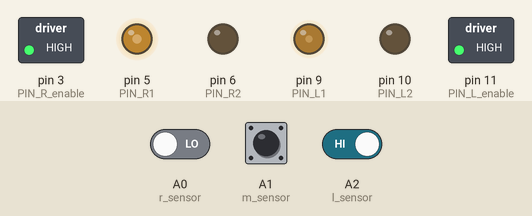
Bench run of a sketch on a simulated Arduino Uno, built with avr-gcc and run on an emulated ATmega328P. On the bench: switched loads named in the sketch (green lamp = pin HIGH), output pins drawn as LEDs (lit = HIGH). The inputs (shaded band) are chosen by the test bench; at power-on: A0 (r_sensor) LOW, A2 (l_sensor) HIGH, A1 (m_sensor) LOW.

Above: at 1.2 s.
1.3 s: A0 (r_sensor) driven HIGH
At 2.2 s:
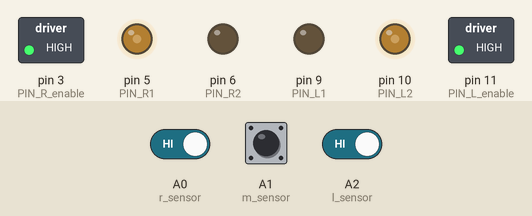
2.8 s: A2 (l_sensor) driven LOW
At 3.6 s:
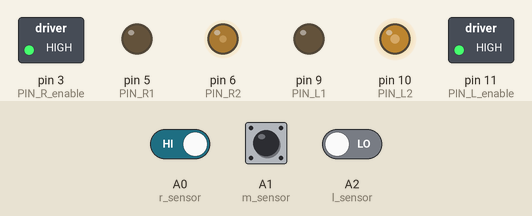
4.3 s: A1 (m_sensor) pulsed HIGH 5 times (0.12 s each, 0.3 s apart)
Timing chart, 0 to 7.3 s (numbered marks = the images above; inputs shaded):
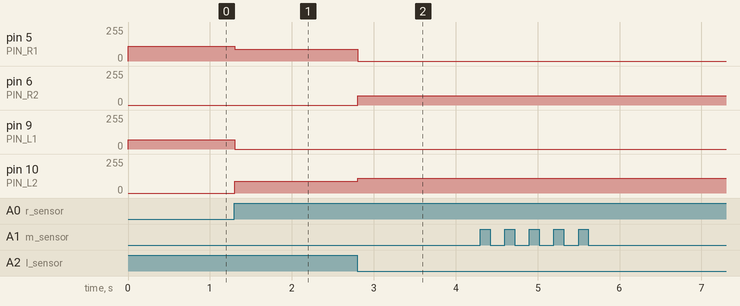

The sketch:

sketch_line_follower.ino
```cpp
// Setup Motor A (front and rear) pins
#define PIN_R1 5
#define PIN_R2 6
#define PIN_R_enable 3

// Setup Motor B (front and rear) pins
#define PIN_L1 9
#define PIN_L2 10
#define PIN_L_enable 11


//line follower
#define r_sensor A0
#define m_sensor A1
#define l_sensor A2
#define MAX 90
#define kp 15
#define kd 5

int speedA =MAX ;int speedB =MAX;
int lasterror = 0;
int error = 0;

void setup() {
  // Configure the pin modes for each drive motor
  pinMode (PIN_R1, OUTPUT);
  pinMode (PIN_R2, OUTPUT);
  pinMode (PIN_L1, OUTPUT);
  pinMode (PIN_L2, OUTPUT);
  pinMode (PIN_R_enable, OUTPUT);
  pinMode (PIN_L_enable, OUTPUT);
  digitalWrite (PIN_L_enable, HIGH);
  digitalWrite (PIN_R_enable, HIGH);
  //line follower setup
  pinMode (r_sensor, INPUT);
  pinMode (m_sensor, INPUT);
  pinMode (l_sensor, INPUT);
}

void loop() {
followLine();

}
// Create motor functions

void motorAforward(int speed) {
  analogWrite (PIN_R1, speed);
  digitalWrite (PIN_R2, LOW);
}
void motorBforward(int speed) {
  digitalWrite (PIN_L1, LOW);
  analogWrite (PIN_L2, speed);
}
void motorAbackward(int speed) {
  digitalWrite (PIN_R1, LOW);
  analogWrite (PIN_R2, speed);
}
void motorBbackward(int speed) {
  analogWrite (PIN_L1, speed);
  digitalWrite (PIN_L2, LOW);
}
void motorAstop() {
  digitalWrite (PIN_R1, HIGH);
  digitalWrite (PIN_R2, HIGH);
}
void motorBstop() {
  digitalWrite (PIN_L1, HIGH);
  digitalWrite (PIN_L2, HIGH);
}
void motorAcoast() {
  digitalWrite (PIN_R1, LOW);
  digitalWrite (PIN_R2, LOW);
}
void motorBcoast() {
  digitalWrite (PIN_L1, LOW);
  digitalWrite (PIN_L2, LOW);
}

// Setup movement functions

void forward (int duration, int speed) {
  motorAforward(speed);
  motorBforward(speed);
  delay (duration);
}
void backward (int duration, int speed) {
  motorAbackward(speed);
  motorBbackward(speed);
  delay (duration);
}
void left (int duration, int speedA, int speedB) {
  motorAbackward(speedA);
  motorBforward(speedB);
  delay (duration);
}
void right (int duration, int speedA, int speedB) {
  motorAforward(speedA);
  motorBbackward(speedB);
  delay (duration);
}
void coast (int duration) {
  motorAcoast();
  motorBcoast();
  delay (duration);
}
void breakRobot (int duration) {
  motorAstop();
  motorBstop();
  delay (duration);
}
void followLine(){
 int sensor_R = digitalRead(r_sensor);
  int sensor_M = digitalRead(m_sensor);
  int sensor_L = digitalRead(l_sensor);
  lasterror = error;
   if(error == -1){
      right(1,speedA,speedB);
    }
    else if (error == 1 ){
      left(1,speedA,speedB);
    }
    else if(error == 0){
      forward(1,MAX);
    }
  if(sensor_R == 1 && sensor_M == 1 && sensor_L == 0){
    error = 2;
  }else if(sensor_R == 1 && sensor_M == 0 && sensor_L == 0){
    error = 1;
  }else if(sensor_R == 1 && sensor_M == 0 && sensor_L == 1){
    error = 0;
  }else if(sensor_R == 0 && sensor_M == 0 && sensor_L == 1){
    error = -1;
  }else if(sensor_R == 0 && sensor_M == 1 && sensor_L == 1){
    error = -2;
  }else if(sensor_R == 1 && sensor_M == 1 && sensor_L == 1){
    error = 0;}
  if(error == -1){
      right(1,speedA,speedB);
    }
    else if (error == 1 ){
      left(1,speedA,speedB);
    }
    else if(error == 0){
      forward(1,MAX);
    }


 ////////////////////////////////  INVERTED LOGIC     MOTORA --- > right
 speedA = MAX - error*kp - kd*lasterror;
 speedB = MAX + error*kp + kd*lasterror;
    }
```

Measured:
- after the input at 1.3 s, pin 5 (PIN_R1): 110/255 → 90/255 at once; pin 9 (PIN_L1): 70/255 → 0/255 at once; pin 10 (PIN_L2): 0/255 → 90/255 at once
- after the input at 2.8 s, pin 5 (PIN_R1): 90/255 → 0/255 at once; pin 6 (PIN_R2): 0/255 → 70/255 at once; pin 10 (PIN_L2): 90/255 → 110/255 at once
